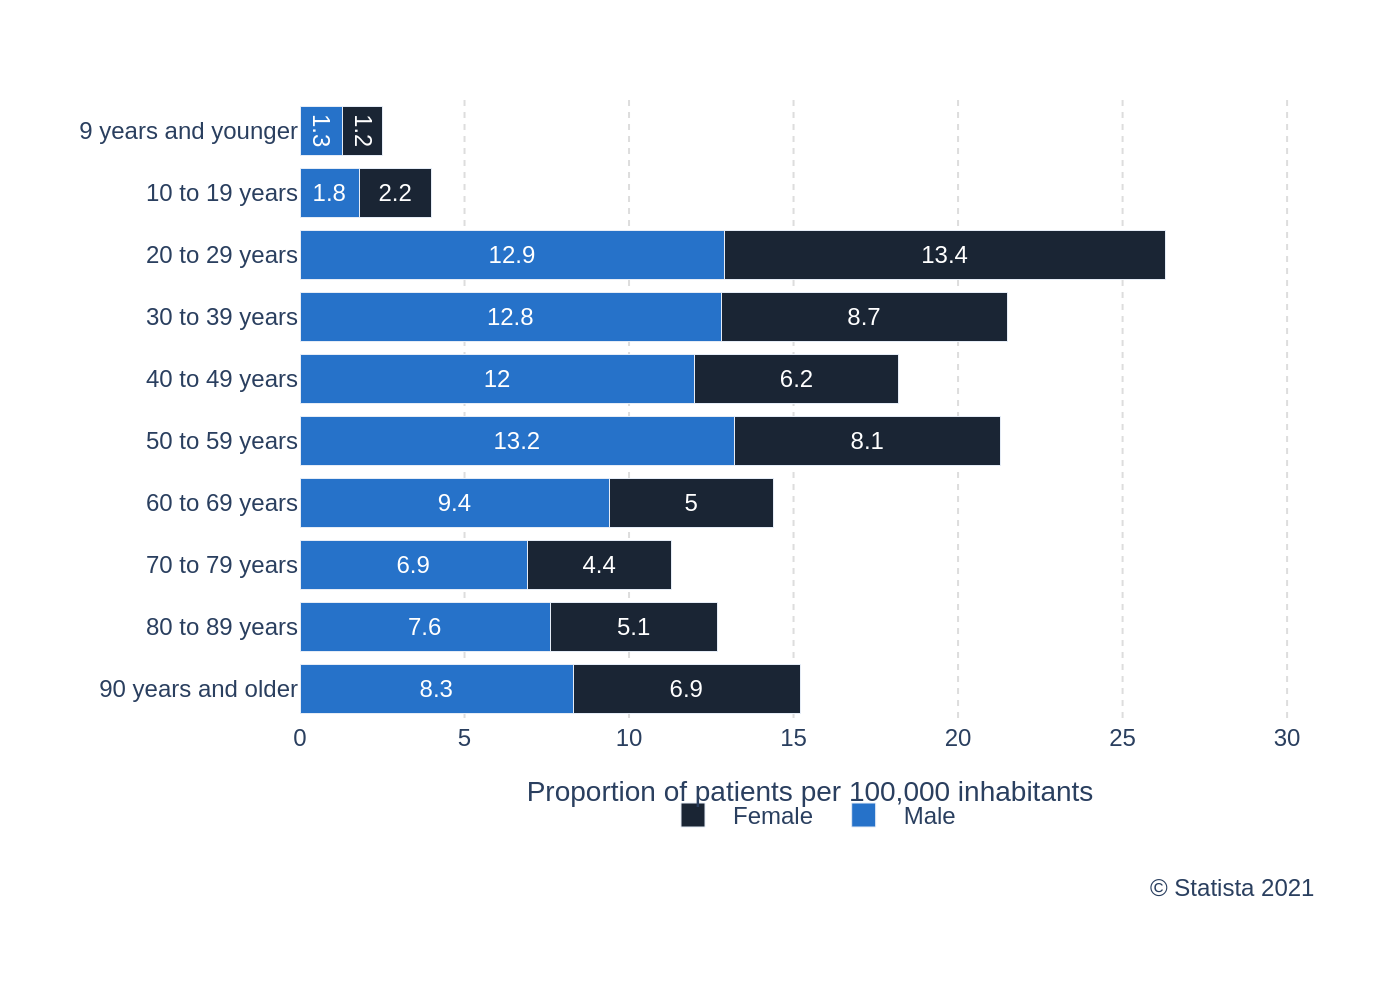

Source code (Python):
import sys
import json
import plotly.graph_objects as go
import os

# Load data from JSON file specified in command-line argument
with open(sys.argv[1], 'r', encoding='utf-8') as f:
    chart_info = json.load(f)

# Extract data and texts
chart_data = chart_info['chart_data']
texts = chart_info['texts']
colors = chart_info['colors']
legend_labels = texts['legend_labels']

# Prepare data for Plotly traces
categories = [d['category'] for d in chart_data]
num_series = len(legend_labels)
series_data = [[d['values'][i] for d in chart_data] for i in range(num_series)]

# Initialize figure
fig = go.Figure()

# Add a bar trace for each data series
for i in range(num_series):
    fig.add_trace(go.Bar(
        y=categories,
        x=series_data[i],
        name=legend_labels[i],
        orientation='h',
        marker=dict(color=colors[i]),
        text=[f'{val:.1f}' if val % 1 != 0 else int(val) for val in series_data[i]],
        textposition='inside',
        insidetextanchor='middle',
        textfont=dict(color='white', family="Arial", size=12),
        hovertemplate='%{x}<extra></extra>'
    ))

# Construct title string
title_text = texts.get('title') or ''
if texts.get('subtitle'):
    title_text += f'<br><sub>{texts["subtitle"]}</sub>'

# Set up annotations for source text
annotations = []
if texts.get('source'):
    annotations.append(
        dict(
            showarrow=False,
            text=texts['source'],
            xref='paper',
            yref='paper',
            x=1.0,
            y=-0.3,
            xanchor='right',
            yanchor='bottom',
            align='right',
            font=dict(size=12)
        )
    )

# Configure layout
fig.update_layout(
    barmode='stack',
    title=dict(text=title_text, x=0.05, xanchor='left'),
    xaxis=dict(
        title=texts['x_axis_title'],
        showgrid=True,
        gridcolor='#dddddd',
        griddash='dot',
        zeroline=False,
        showline=False,
        range=[0, 31],
        tickvals=[0, 5, 10, 15, 20, 25, 30]
    ),
    yaxis=dict(
        title=texts.get('y_axis_title'),
        showgrid=False,
        zeroline=False,
        showline=False
    ),
    legend=dict(
        orientation='h',
        yanchor='bottom',
        y=-0.2,
        xanchor='center',
        x=0.5
    ),
    plot_bgcolor='white',
    paper_bgcolor='white',
    font=dict(family="Arial", size=12),
    margin=dict(l=150, r=40, t=50, b=140),
    annotations=annotations
)

# Derive output filename from the input JSON file path
output_filename_base = os.path.splitext(os.path.basename(sys.argv[1]))[0]
output_image_path = f"{output_filename_base}.png"

# Write the image file
fig.write_image(output_image_path, scale=2)
